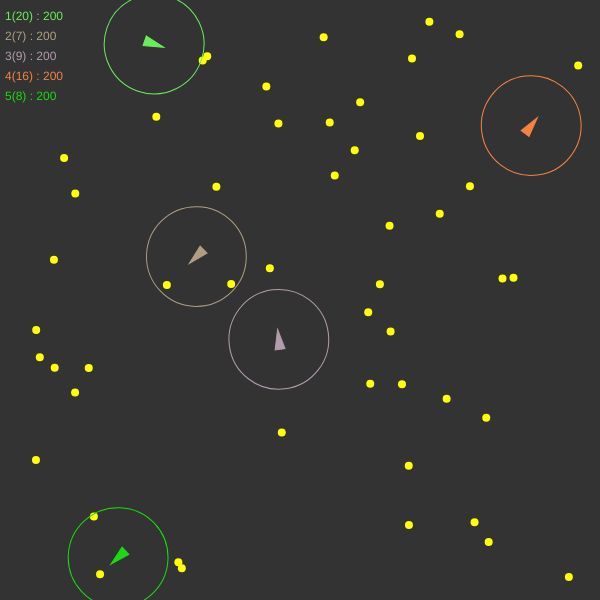
Frame 1 (no input)
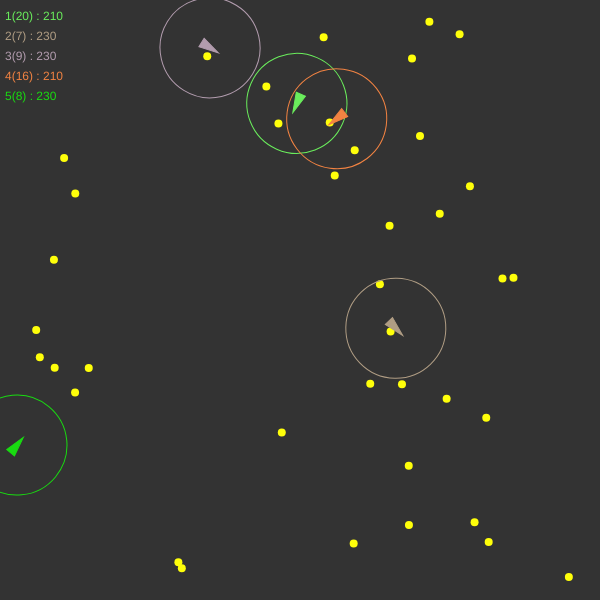
Frame 60 (no input)
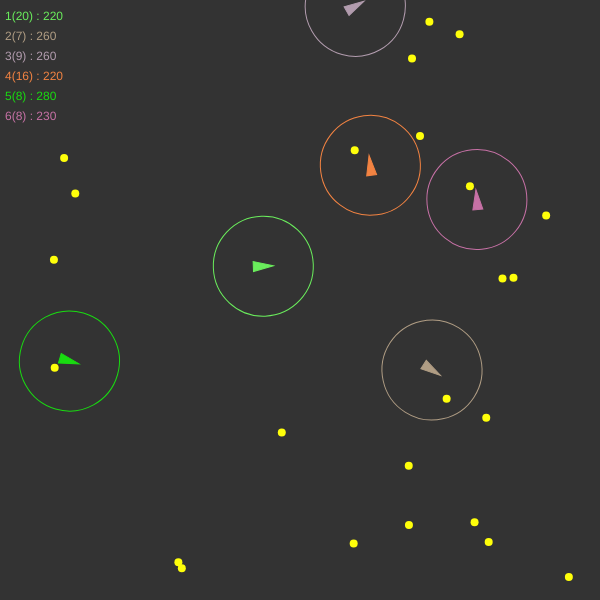
Frame 120 (the mouse pressed at the canvas centre since frame 60)

The p5.js sketch that drew these frames (run headless with seeded random() and noise() and a simulated clock; from frame 60 on, the mouse is pressed at the canvas centre):

// p5.js sketch
// ── sketch.js
const canvasW = 600;
const canvasH = 600;

let cbFrameRate = null;
let world = null;

let wallPosition = [];

let positionWallStart = null;
let positionWallEnd = null;

function setup() {
	createCanvas(canvasW, canvasH);
	cbFrameRate = createCheckbox('Frame Rate', false);
	cbFrameRate.changed(function() {
		console.log('cyril -- coucou');
	});

	world = new World(canvasW, canvasH);
	for (let i = 0; i < 50; i++) {
		world.addFood();
	}
	for (let i = 0; i < 5; i++) {
		world.addThing();
	}
}

function draw() {
	background(51);
	if (cbFrameRate.checked()) {
		fill(255);
		noStroke();
		text(Math.round(frameRate()), 10, canvasH - 20);
	}

	if (random(1) < 0.05) {
		world.addFood()
	}

	world.show();
	for (let index in world.getThings()) {
		let thing = world.getThings()[index];
		thing.behaviors();
		thing.update();
		thing.display();
	}

	// stroke(255);
	// strokeWeight(10);
	// for (var i =0; i < wallPosition.length; i++) {
	// 	line(wallPosition[i].start.x,
	// 		wallPosition[i].start.y,
	// 		wallPosition[i].end.x,
	// 		wallPosition[i].end.y);
	// }
	//
	// if (mouseIsPressed) {
	// 	line(positionWallStart.x, positionWallStart.y, mouseX, mouseY);
	// }
}

function mousePressed() {
	world.addThing(mouseX, mouseY);

	//	positionWallStart = {
	//		x: mouseX,
	//		y: mouseY
	//	};
}

function mouseReleased() {
	positionWallEnd = {
		x: mouseX,
		y: mouseY
	};
	if (positionWallStart) {
		wallPosition.push({
			start: positionWallStart,
			end: positionWallEnd
		});
	}
}

// ── thing.js
class Thing {

	constructor(index, x, y, world) {
		this.index = index;
		this.myWorld = world;
		this.position = createVector(x, y);
		this.velocity = createVector();
		this.acceleration = createVector();
		this.target = createVector();
		this.color = color(random(255), random(255), random(255));
		this.health = 200;
		this.r = 5;
		this.maxSpeed = Math.round(random(2, 20));
		this.maxForce = 0.8;
	}

	behaviors() {
		let steerFood = this.eat();
		//let steerOthers = this.align();
		let steerAway = this.separate();

		steerAway.mult(2);

		this.applyForce(steerFood);
		//this.applyForce(steerOthers);
		this.applyForce(steerAway);
	}

	update() {
		if (this.health <= 0 || this.health > 500) {
			this.die();
		}
		this.health -= this.myWorld.healthLostPerTick;
		this.velocity.add(this.acceleration);
		this.velocity.limit(this.maxSpeed);
		this.position.add(this.velocity);
		this.acceleration.mult(0);
	}

	eat() {
		let closestFood = null;
		let distMin = Infinity;
		let self = this;
		this.myWorld.food.forEach(function(food, i) {
			let desired = p5.Vector.sub(food, self.position);
			let dist = desired.mag();
			if (dist < 6) {
				self.myWorld.food.splice(i, 1);
				self.health += self.myWorld.foodEnergy;
			} else {
				if (dist < distMin) {
					distMin = dist;
					closestFood = food;
				}
			}
		});
		if (closestFood) {
			this.target = closestFood;
			return this.seek(closestFood);
		} else {
			this.target = createVector(0, 0);
			return createVector(0, 0);
		}
	}

	arrive() {
		let desired = p5.Vector.sub(this.myWorld.food, this.position);
		let dist = desired.mag();
		let speed = this.maxSpeed;
		let distmin = 5;
		if (dist < distmin) {
			speed = map(dist, 0, distmin, 0, this.maxSpeed);
		}
		desired.setMag(speed);
		let steer = p5.Vector.sub(desired, this.velocity);
		steer.limit(this.maxForce);
		return steer;
	}

	separate() {
		let sum = createVector();
		let count = 0;
		for (let i in this.myWorld.getThings()) {
			let thing = this.myWorld.getThings()[i];
			let d = p5.Vector.dist(this.position, thing.position);
			if (d > 0 && d < 50) {
				let diff = p5.Vector.sub(this.position, thing.position);
				diff.normalize();
				sum.add(diff);
				count++;
			}
		}
		if (count > 0) {
			sum.div(count);
			sum.normalize();
			sum.mult(this.maxSpeed);
			let steer = p5.Vector.sub(sum, this.velocity);
			steer.limit(this.maxForce);
			return steer;
		} else {
			return createVector(0, 0);
		}
	}

	align() {
		let sum = createVector();
		let count = 0;
		for (let i in this.myWorld.getThings()) {
			let thing = this.myWorld.getThings()[i];
			let d = p5.Vector.dist(this.position, thing.position);
			if (d > 0 && d < 50) {
				sum.add(thing.velocity);
				count++;
			}
		}
		if (count > 0) {
			sum.div(count);
			sum.mag(this.maxSpeed);
			let steer = p5.Vector.sub(sum, this.velocity);
			steer.limit(this.maxForce);
			return steer;
		} else {
			return createVector(0, 0);
		}
	}

	seek(target) {
		let desired = p5.Vector.sub(target, this.position);
		desired.setMag(this.maxSpeed);
		let steer = p5.Vector.sub(desired, this.velocity);
		steer.limit(this.maxForce);
		return steer;
	}

	applyForce(f) {
		this.acceleration.add(f);
	}

	die() {
		this.myWorld.removeThing(this);
		this.myWorld.addFood(this.position.x, this.position.y);
	}

	display() {
		let angle = this.velocity.heading() + Math.PI / 2;
		//show target
		fill(this.color);
		stroke(this.color);
		strokeWeight(1);
		push();
		translate(this.position.x, this.position.y);
		rotate(angle);
		beginShape();
		vertex(0, -this.r * 2);
		vertex(-this.r, this.r * 2);
		vertex(this.r, this.r * 2);
		endShape(CLOSE);
		noFill();

		ellipse(0, 0, this.health  < 200 ? this.health/2 : 100);
		pop();

	}
}

// ── world.js
class World {
	constructor(width, height) {
		this.foodEnergy = 20;
		this.healthLostPerTick = 0.5;
		this.width = width || 500;
		this.height = height || 500;
		this.things = {};
		this.numberOfThings = 0;
		this.food = [];
		console.log('Creating the world', this.width, this.height);
	}

	show() {
		stroke(255, 255, 10);
		strokeWeight(8);
		this.food.forEach(function(food) {
			point(food.x, food.y);
		});

		noStroke();
		let y = 20;
		for (let index in this.things) {
			let thing = this.things[index];
			fill(thing.color);
			text(thing.index + '(' + thing.maxSpeed + ') : ' + Math.floor(thing.health), 5, y);
			y += 20;
		}
	}

	addFood(x, y) {
		this.food.push(createVector(
			x || random(20, this.width - 20),
			y || random(20, this.height - 20)));
	}

	removeThing(thing) {
		delete this.things[thing.index];
	}

	addThing(x, y) {
		this.numberOfThings++;
		this.things[this.numberOfThings] = new Thing(
			this.numberOfThings,
			x || random(10, this.width - 10),
			y || random(10, this.height - 10),
			this
		);
	}

	getThings() {
		return this.things;
	}
}
